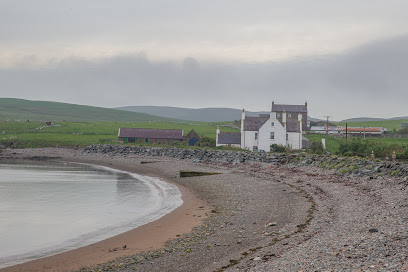
#> input picture Bulent/OPENCV/resim.jpg, 408 x 272 px, found by its file name
$ python Opencv3.py
#> lines starting #> are read from the running program, lines starting #| are printed output that depends on the picture
import cv2

import numpy as np

img = cv2.imread(r"Bulent\OPENCV\resim.jpg")
#> img is the input picture: shape (272, 408, 3); mean B, G, R 145.4, 148.2, 149.7


cv2.line(img,(0,0),(150,150),(215,140,34),6,cv2.LINE_8)
# [4 lines of commented-out code are left out]

cv2.rectangle(img,(0,0),(150,150),(255,255,10),2)
cv2.circle(img,(100,63),55,(0,255,0),-1)


font = cv2.FONT_HERSHEY_SIMPLEX
cv2.putText(img,"Bulent",(10,200),font,2,(20,25,25),6)
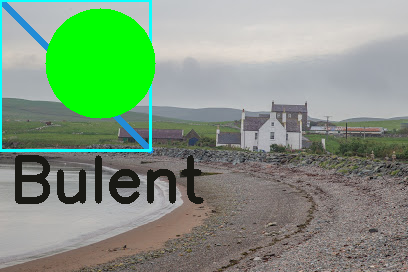
#> img: shape (272, 408, 3); mean B, G, R 127.6, 151.9, 128.2

# cv2.polylines(img,)


cv2.imshow("sonuc",img)
cv2.waitKey(0)
cv2.destroyAllWindows()
